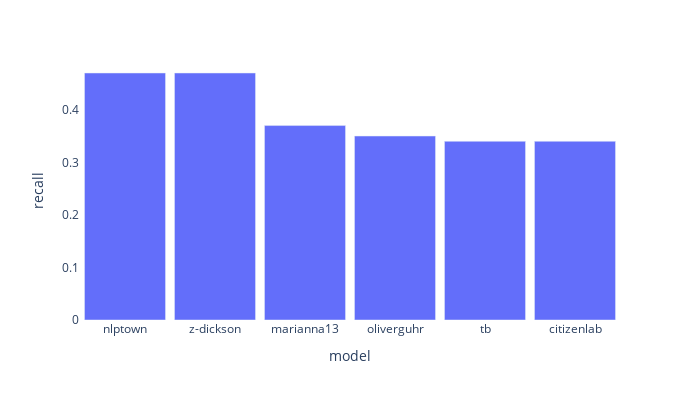

The code cell stored with this chart in its notebook:
### Code cell
print_bar(data = metrics[metrics['metric']=='recall'].rename(columns={'macro avg':'recall'}), var = 'recall', w=700, h=400)

### Figure 1 — Plotly figure (JSON) as saved in the notebook; plotly's stock layout.template omitted (floating-point values rounded to 4 significant figures)
{"data": [{"alignmentgroup": "True", "hovertemplate": "model=%{x}<br>recall=%{y}<extra></extra>", "legendgroup": "", "marker": {"color": "#636efa", "pattern": {"shape": ""}}, "name": "", "offsetgroup": "", "orientation": "v", "showlegend": false, "textposition": "auto", "type": "bar", "x": ["nlptown", "z-dickson", "marianna13", "oliverguhr", "tb", "citizenlab"], "xaxis": "x", "y": [0.47, 0.47, 0.37, 0.35, 0.34, 0.34], "yaxis": "y"}], "layout": {"bargap": 0.1, "barmode": "relative", "height": 400, "legend": {"tracegroupgap": 0}, "margin": {"t": 60}, "paper_bgcolor": "rgba(0,0,0,0)", "plot_bgcolor": "rgba(0,0,0,0)", "width": 700, "xaxis": {"anchor": "y", "domain": [0, 1], "title": {"text": "model"}}, "yaxis": {"anchor": "x", "domain": [0, 1], "title": {"text": "recall"}}}}
